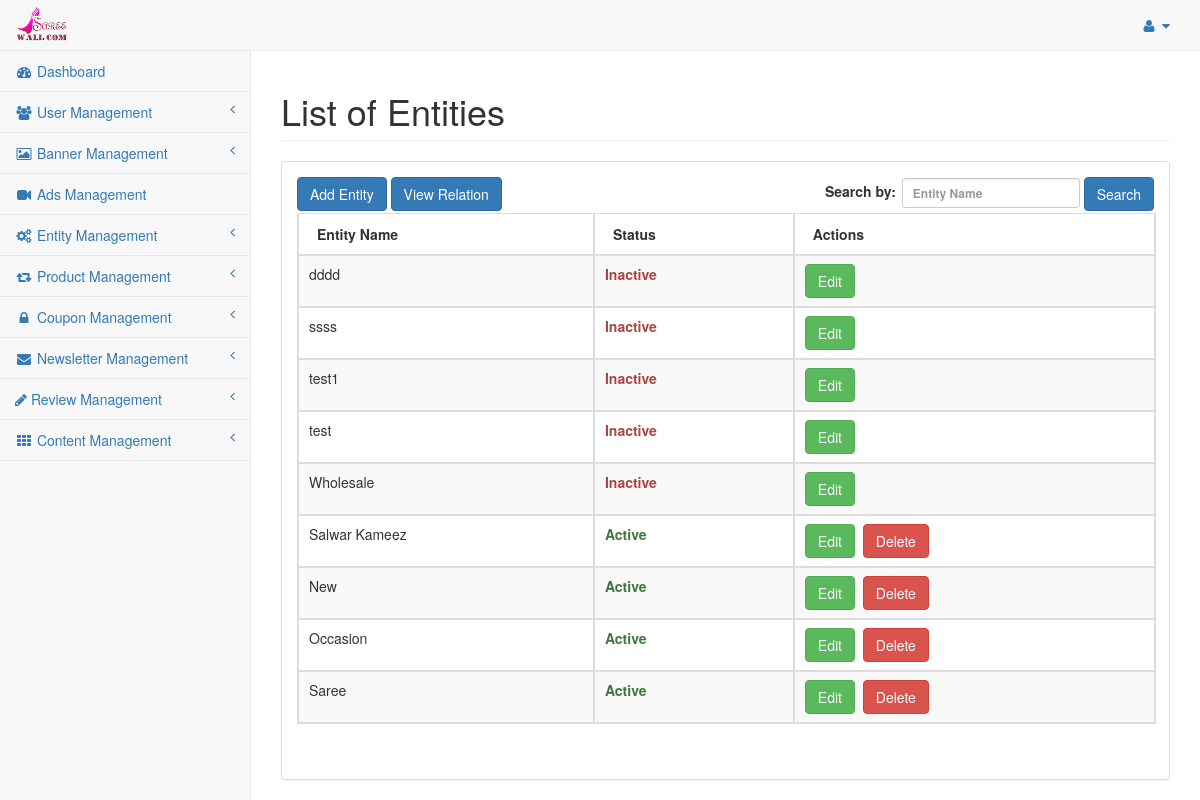
/index.php/admin/entity/entity_list, run on an earlier commit of the app's database.
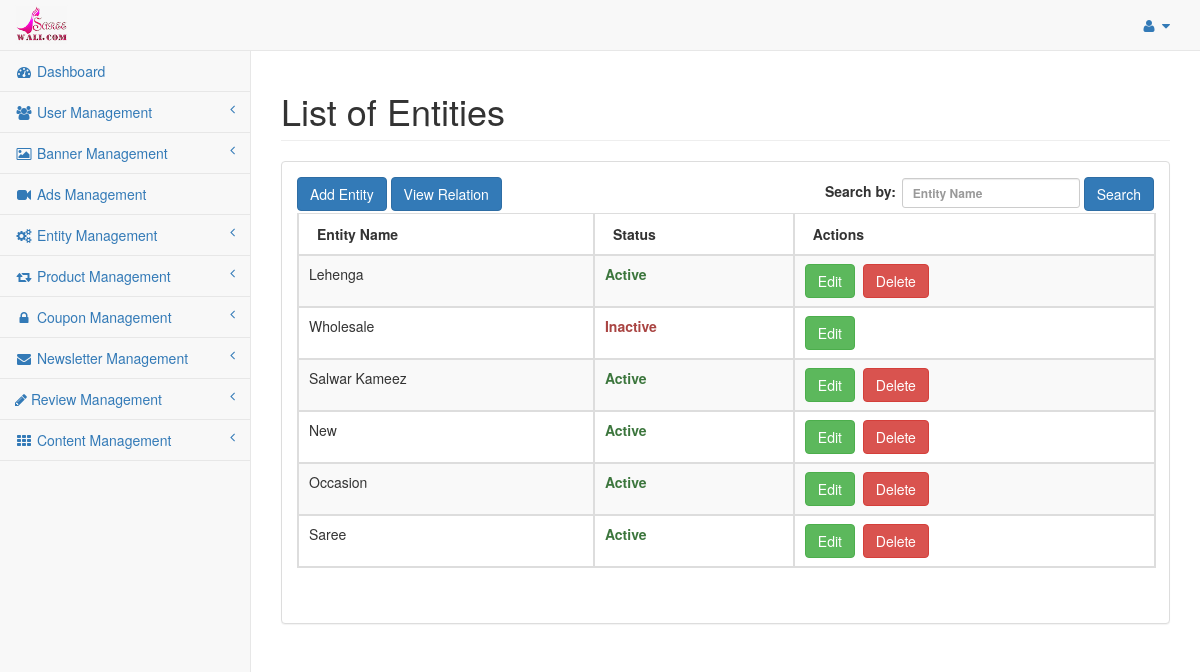
And on a later commit of the database.
### tables this page shows
CREATE TABLE `saree_entity` (
  `entity_id` int(11) NOT NULL,
  `name` varchar(255) NOT NULL,
  `description` tinytext NOT NULL,
  `image_path` varchar(255) NOT NULL,
  `slug` varchar(255) NOT NULL,
  `level` int(11) NOT NULL,
  `parent_id` int(11) NOT NULL,
  `sort_order` int(11) NOT NULL,
  `is_special` enum('Y','N') NOT NULL DEFAULT 'N',
  `status` enum('Y','N') NOT NULL DEFAULT 'N',
  `date_added` int(11) NOT NULL,
  `date_modified` int(11) NOT NULL
);

### application/controllers/admin/Entity.php (called while the page is built, shortened)
<?php if ( ! defined('BASEPATH')) exit('No direct script access allowed');
class Entity extends CI_Controller{
	public $data = array();
	public function __construct(){
		$this->load->model('entitydata');
		$this->load->model('productdata');
		$this->data = $this->defaultdata->getBackendDefaultData();
	}
	public function entity_list(){
		$like = array();
		parse_str($_SERVER['QUERY_STRING'], $like);
		unset($like['page']);
		$search_key = $this->input->get('name');
		if(isset($search_key) && $search_key){
			$this->data['search_key'] = $search_key;
		}else{
			$this->data['search_key'] = '';
		}
		$entity_data = $this->entitydata->grab_entity(array("parent_id !=" => "0"), $like, array());
		$config['base_url'] = site_url('entity-list');
		$config['total_rows'] = count($entity_data);
		$pagination = $this->config->item('pagination');
		$pagination = array_merge($config, $pagination);
		$this->pagination->initialize($pagination);
		$this->data['page'] = ($this->input->get('page')) ? $this->input->get('page') : 0;
		$this->data['pagination'] = $this->pagination->create_links();
		$entity_paginated_data = $this->entitydata->grab_entity(array("parent_id !=" => "0"), $like, array(PAGINATION_PER_PAGE, $this->data['page']));
		$this->data['entity_details'] = $entity_paginated_data;
		$this->load->view('admin/entity_list', $this->data);
	}
}

### index.php (called while the page is built, shortened)
<?php
require_once BASEPATH.'core/CodeIgniter.php';

### application/models/Entitydata.php (called while the page is built, shortened)
<?php
class Entitydata extends CI_Model {
	public function grab_entity($cond = array(), $like = array(), $limit = array(), $order_by = array()){
		if(!empty($cond)){
			$this->db->where($cond);
		}
		if(!empty($limit)){
			$per_page = $limit[0];
			$offset = $limit[1];
			$start = max(0, ( $offset -1 ) * $per_page);
			$this->db->limit($per_page, $start);
		}
		if(!empty($order_by)){
			foreach($order_by as $key => $val){
				$this->db->order_by($key, $val);
			}
		}else{
			$this->db->order_by('date_added','desc');
		}
		$query = $this->db->get(TABLE_ENTITY);
		return $query->result();
	}
}

### application/views/admin/entity_list.php (the view, shortened to what this page needs)
<?php echo $head;?>
<div id="wrapper">
	<?php echo $header;?>
	<div id="page-wrapper" style="min-height: 374px;">
          <div class="row">
              <div class="col-lg-12">
                  <h1 class="page-header">List of Entities</h1>
              </div>
          </div>
          <div class="row">
              <div class="col-lg-12">
                  <div class="panel panel-default">
				<div class="panel-body">
					<div id="dataTables-example_wrapper" class="dataTables_wrapper form-inline dt-bootstrap no-footer">
					  <div class="row">
						 <div class="col-sm-6">
							<a href="<?php echo base_url('admin/entity-add');?>" class="btn btn-primary">Add Entity</a>
							<a id="view_relation" href="javascript:void(0);" class="btn btn-primary">View Relation</a>
						 </div>
						 <div class="col-sm-6">
							<form action="<?php echo base_url('admin/entity-list');?>" method="GET" role="form">
								<div id="dataTables-example_filter" class="dataTables_filter">
									<label>Search by:<input name="name" type="search" class="form-control input-sm" placeholder="Entity Name" aria-controls="dataTables-example" id="user-search" value="<?php echo $search_key;?>"></label>
									<button type="submit" class="btn btn-primary">Search</button>
								</div>
							</form>
						 </div>
					  </div>
					  <div class="row">
						 <div class="col-sm-12">
							<table width="100%" class="table table-striped table-bordered table-hover dataTable no-footer dtr-inline" id="dataTables-example" role="grid" aria-describedby="dataTables-example_info" style="width: 100%;">
							   <thead>
								  <tr role="row">
									 <th>Entity Name</th>
									 <th>Status</th>
									 <th>Actions</th>
								  </tr>
							   </thead>
							   <tbody>
							    <?php if(!empty($entity_details)){ ?>
								<?php foreach($entity_details AS $detail) {?>
								  <tr class="gradeA odd" role="row">
									 <td><?php echo $detail->name;?></td>
									 <td class="center"><?php echo ($detail->status == 'Y' ? '<strong class="text-success">Active</strong>' : '<strong class="text-danger">Inactive</strong>');?></td>
									 <td class="center">
										<a href="<?php echo base_url('admin/entity-edit/'.$detail->slug);?>" class="btn btn-success" title="Edit">Edit</a>&nbsp;
										<?php
											if($detail->status == 'Y'){
										?>
										<a href="javascript:void(0);" onclick="onDeleteConfirm('<?php echo base_url('admin/entity/entity_update/'.$detail->slug);?>');" class="btn btn-danger" title="Delete">Delete<a>						<?php
											}
										?>
									</td>
								  </tr>
								  <?php } ?>
								  <?php }else{ ?>
								  <tr class="gradeA odd" role="row"><td colspan="4" style="text-align:center;">No records found</td></tr>
								  <?php } ?>
							   </tbody>
							</table>
						 </div>
					  </div>
					</div>
					</div>
                  </div>
              </div>
          </div>
      </div>
</div>
<?php echo $footer; ?>

What changed in the data, as far as the page shows it:
removed saree_entity: name "dddd", status "Inactive"
removed saree_entity: name "ssss", status "Inactive"
removed saree_entity: name "test1", status "Inactive"
removed saree_entity: name "test", status "Inactive"
added saree_entity: name "Lehenga", status "Active"
